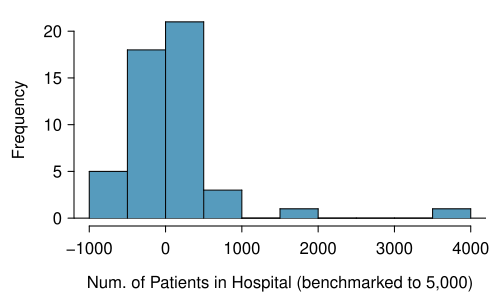

The R source for this figure:
library(openintro)
data(COL)
data(poker)

myPDF('hospitalCanApplyNormalToSampMean.pdf', 5, 3,
      mar = c(3.7, 3.7, 0.7, 0.7),
      mgp = c(2.3, 0.6, 0))
histPlot(poker$winnings,
         xlab = 'Num. of Patients in Hospital (benchmarked to 5,000)',
         ylab = 'Frequency',
         col = COL[1])
dev.off()
